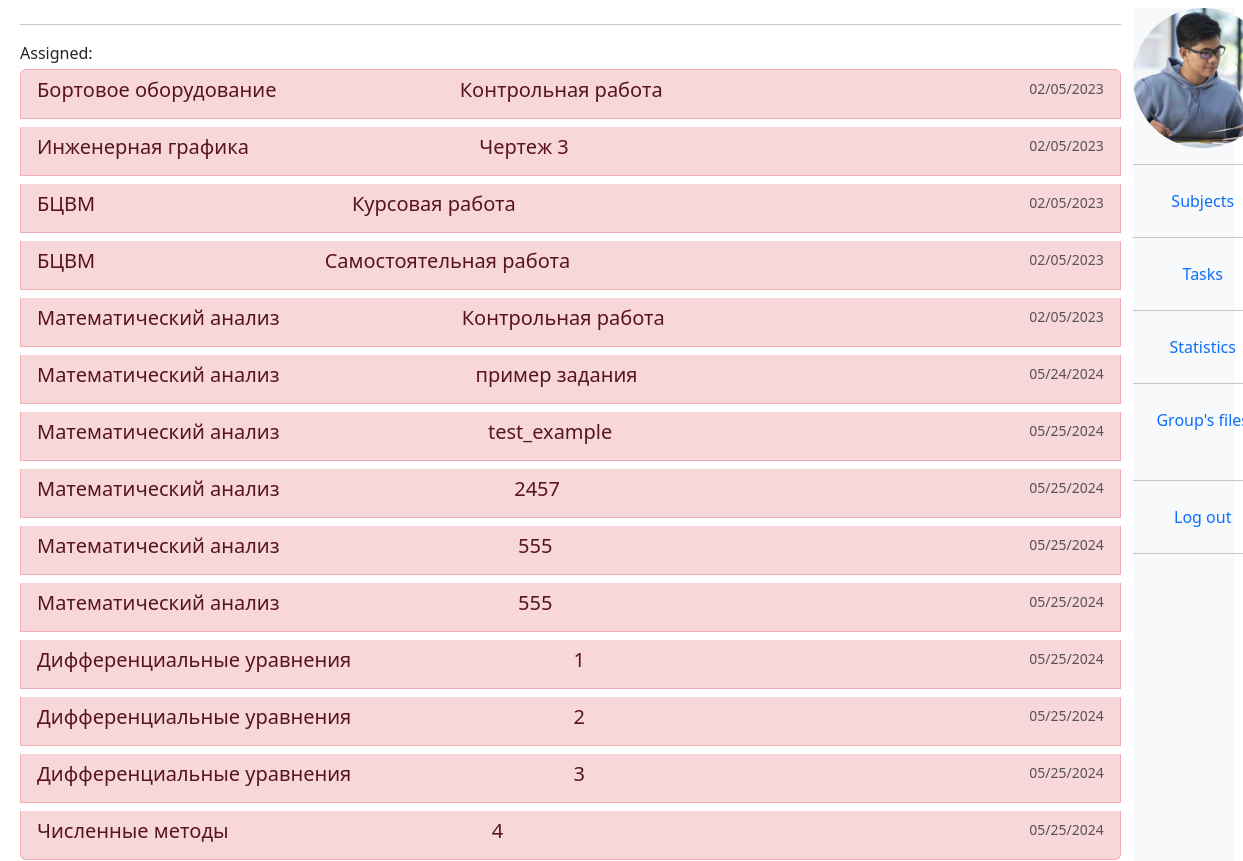
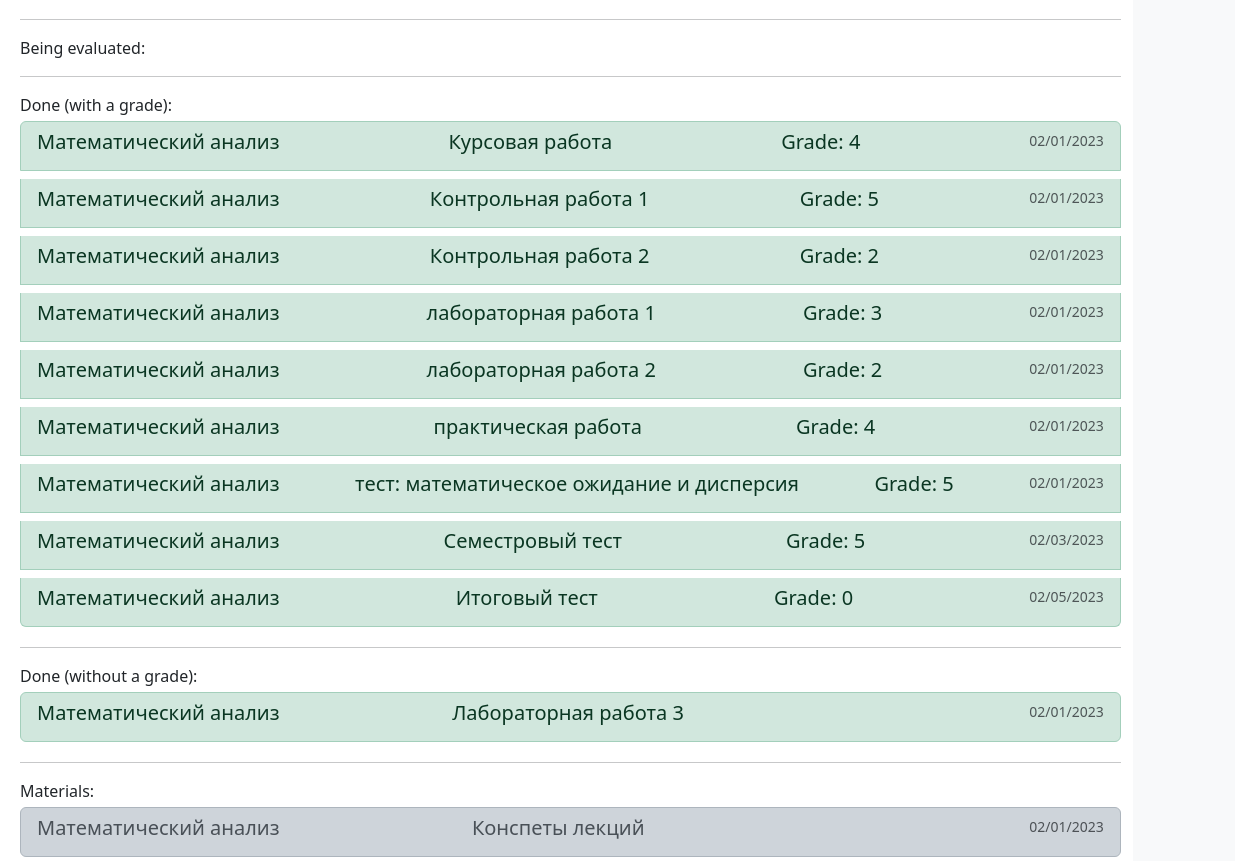
The app's page /student/tasks/ (signed in), older data (2 pictures, top to bottom).
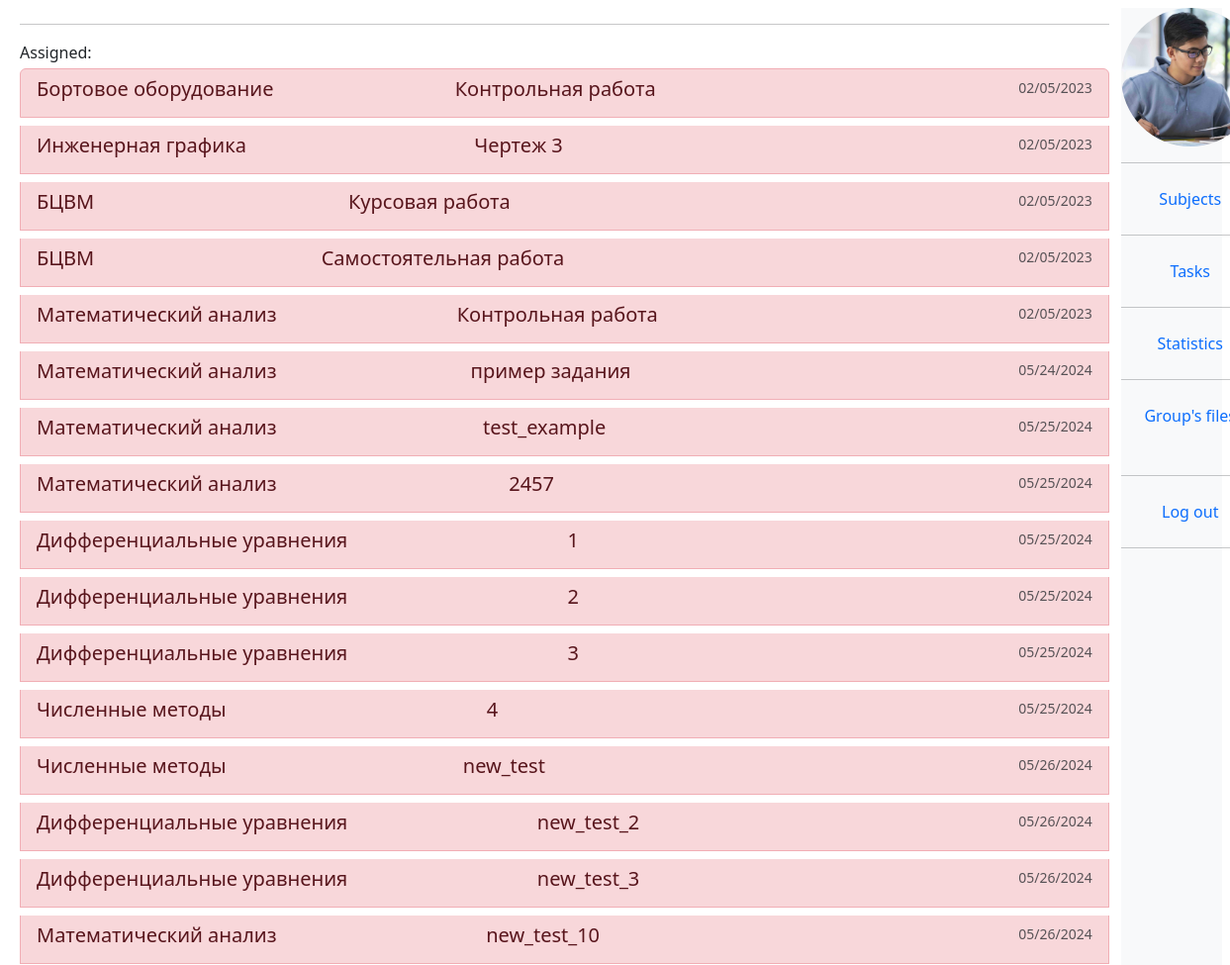
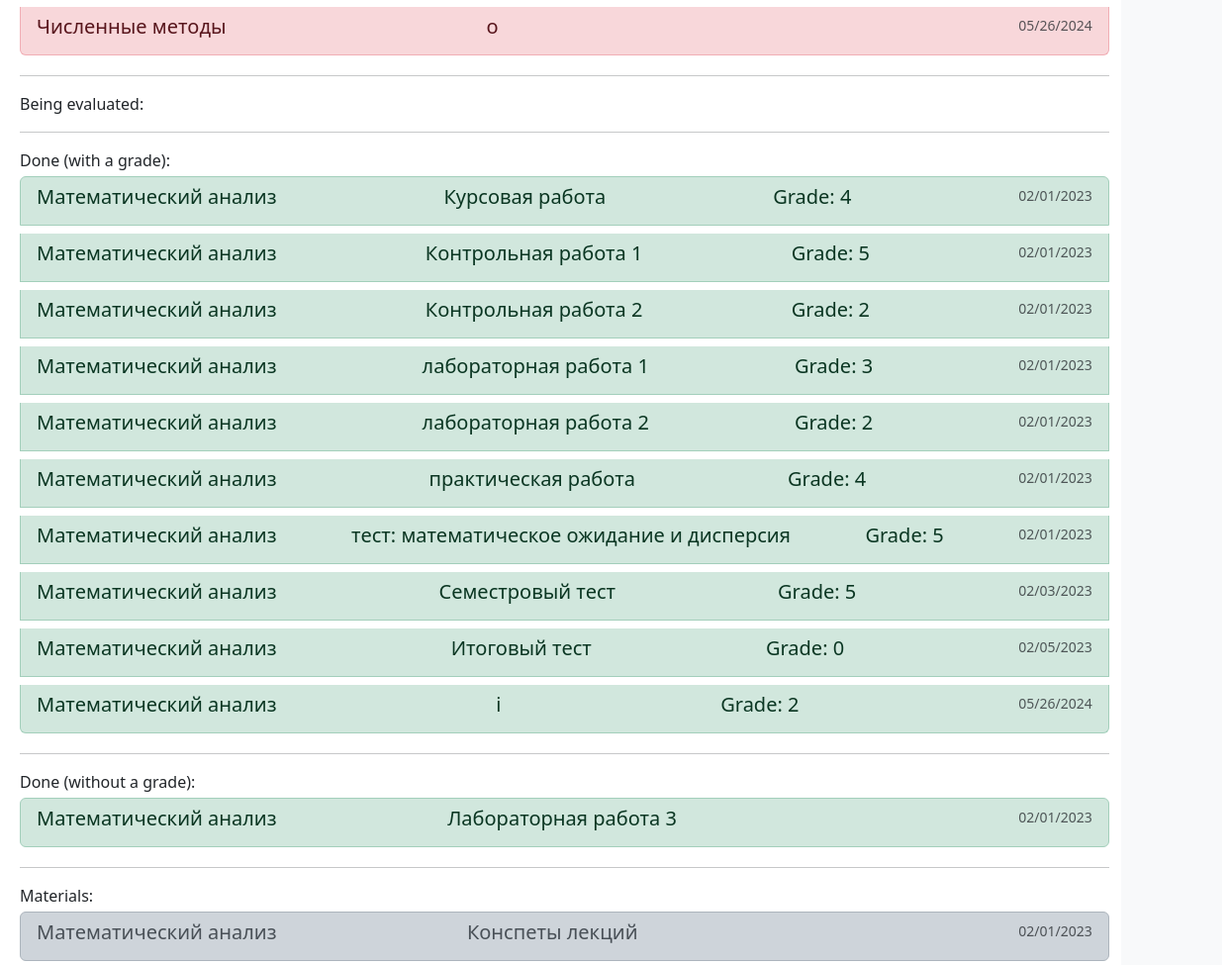
The same page, newer data (2 pictures, top to bottom).
### univ_app/models.py (models this page shows, shortened)
class AnsweredTask(models.Model):
    ASSIGNED = "ASSIGNED"
    DONE = "DONE"
    PASSED = "PASSED"
    EVALUATED = "EVALUATED"
    CHECKED = "CHECKED"  # for InfoTask
    STATUS_CHOICES = (
        (ASSIGNED, "Assigned"),
        (DONE, "Done"),
        (PASSED, "Passed"),
        (EVALUATED, "Evaluated"),
        (CHECKED, "CHECKED"),
    )
    student = models.ForeignKey(
        "Student", blank=True, null=True, on_delete=models.SET_NULL
    )
    finished_at = models.DateTimeField(auto_now_add=True, blank=True, null=True)
    status = models.CharField(
        max_length=255, choices=STATUS_CHOICES, default=ASSIGNED, blank=True
    )
    class Meta:
        abstract = True
    def related_task(self):
        class_name = self.__class__.__name__
        match class_name:
            case "AnsweredCommonTask":
                return self.common_task  # pylint: disable=no-member
            case "TakenTest":
                return self.related_test  # pylint: disable=no-member
            case "AnsweredInfoTask":
                return self.related_info_task  # pylint: disable=no-member

class AnsweredCommonTask(AnsweredTask):
    grade = models.IntegerField(null=True, blank=True)
    answer = models.TextField(null=True, default="")
    file = models.FileField(
        upload_to="uploads/answered_common_tasks/", blank=True, null=True
    )
    common_task = models.ForeignKey(
        "CommonTask", blank=True, null=True, on_delete=models.CASCADE
    )
    comment_from_teacher = models.TextField(default="", blank=True)

class Task(models.Model):
    title = models.CharField(max_length=200, default="", blank=True)
    description = models.TextField(default="", blank=True)
    subject = models.ForeignKey(
        "Subject", blank=True, null=True, on_delete=models.SET_NULL
    )
    created_at = models.DateTimeField(auto_now_add=True, null=True, blank=True)
    created_by = models.ForeignKey(
        "Teacher", blank=True, null=True, on_delete=models.SET_NULL
    )
    class Meta:
        abstract = True
    def get_type(self):
        return str(self.__class__.__name__)

class CommonTask(Task):
    file = models.FileField(upload_to="uploads/common_tasks/", blank=True, null=True)

class Subject(models.Model):
    title = models.CharField(max_length=200, default="", blank=True)
    description = models.TextField(default="", blank=True)
    image = models.ImageField(
        upload_to="uploads/subjects/", blank=True, null=True, default="test.png"
    )
    teacher = models.ForeignKey(
        "Teacher", blank=True, null=True, on_delete=models.SET_NULL
    )
    st_group = models.ForeignKey(
        "StGroup", blank=True, null=True, on_delete=models.SET_NULL
    )
    def __str__(self):
        return self.title

class TakenTest(AnsweredTask):
    grade = models.IntegerField(null=True, blank=True)
    related_test = models.ForeignKey("Test", on_delete=models.CASCADE, null=True)
    score = models.IntegerField(blank=True, null=True)
    class Meta:
        unique_together = (("student", "related_test"),)

class Test(Task):
    slug = models.SlugField(max_length=120, blank=True, null=True)
    link = models.CharField(max_length=1000, default="")
    image = models.ImageField(
        upload_to="uploads/", blank=True, null=True, default="test.png"
    )

class AnsweredInfoTask(AnsweredTask):
    related_info_task = models.ForeignKey(
        "InfoTask", blank=True, null=True, on_delete=models.CASCADE
    )

class InfoTask(Task):
    file = models.FileField(upload_to="uploads/info_tasks/", blank=True, null=True)

### univ_app/decorators.py (the view)
        def wrapper(request, *args, **kwargs):
            group = None
            if request.user.groups.exists():
                group = request.user.groups.all()[0].name
            if group in allowed_groups:
                return view_func(request, *args, **kwargs)
            return HttpResponse("Permission denied")

### univ_app/models.py (called while the page is built)
    def get_all_tasks_by_type(self, some_type):
        ans_common_tasks = AnsweredCommonTask.objects.filter(
            student=self, status=some_type
        )
        taken_tests = TakenTest.objects.filter(student=self, status=some_type)
        info_tasks = AnsweredInfoTask.objects.filter(student=self, status=some_type)
        tasks = list(chain(ans_common_tasks, taken_tests, info_tasks))
        return tasks

### univ_app/templatetags/user_tags.py (called while the page is built)
@register.filter(name="has_group")
def has_group(user, group_name):
    return user.groups.filter(name=group_name).exists()

### univ_app/views.py (called while the page is built)
@allowed_users(allowed_groups=["student"])
def s_tasks(request):
    student = request.user.student
    ctx = {
        "assigned_tasks": student.get_all_tasks_by_type(AnsweredTask.ASSIGNED),
        "done_tasks": student.get_all_tasks_by_type(AnsweredTask.DONE),
        "eval_tasks": student.get_all_tasks_by_type(AnsweredTask.EVALUATED),
        "passed_tasks": student.get_all_tasks_by_type(AnsweredTask.PASSED),
        "checked_tasks": student.get_all_tasks_by_type(AnsweredTask.CHECKED),
    }
    return render(request, "student_views/s_tasks.html", ctx)

### templates/student_views/s_tasks.html (shortened to what this page needs)
{%extends "base.html"%}
{% block s_tasks %}
<hr>
  Assigned:
    <div class="list-group">
    {%for task in assigned_tasks%}
    <a href="{%url 'ts_task' task.related_task.get_type task.related_task.id %}" class="list-group-item list-group-item-danger my-1 list-group-item-action flex-column align-items-start">
        <div class="d-flex w-100 justify-content-between">
          <h5 class="mb-1">{{task.related_task.subject}} </h5>
          <h5 class="mb-1">{{task.related_task.title}} </h5>
          <small class="text-muted">{{task.related_task.created_at|date:"SHORT_DATE_FORMAT"}}</small>
        </div>
      </a>
      {%endfor%}
    </div>
<hr>
  Being evaluated:
  <hr>
  Done (with a grade):
      <div class="list-group">
      {%for task in eval_tasks%}
      <a href="{%url 'ts_task' task.related_task.get_type task.related_task.id %}" class="list-group-item list-group-item-success list-group-item-action flex-column align-items-start my-1">
          <div class="d-flex w-100 justify-content-between">
            <h5 class="mb-1">{{task.related_task.subject}} </h5>
            <h5 class="mb-1">{{task.related_task.title}} </h5>
            <h5 class="mb-1">Grade: {{task.grade}} </h5>
            <small class="text-muted">{{task.related_task.created_at|date:"SHORT_DATE_FORMAT"}}</small>
          </div>
        </a>
        {%endfor%}
      </div>
  <hr>
  Done (without a grade):
      <div class="list-group">
      {%for task in passed_tasks%}
      <a href="{%url 'ts_task' task.related_task.get_type task.related_task.id %}" class="list-group-item list-group-item-success my-1 list-group-item-action flex-column align-items-start">
          <div class="d-flex w-100 justify-content-between">
            <h5 class="mb-1">{{task.related_task.subject}} </h5>
            <h5 class="mb-1">{{task.related_task.title}} </h5>
            <small class="text-muted">{{task.related_task.created_at|date:"SHORT_DATE_FORMAT"}}</small>
          </div>
        </a>
        {%endfor%}
      </div>
  <hr>
  Materials:
      <div class="list-group">
      {%for task in checked_tasks%}
      <a href="{%url 'ts_task' task.related_task.get_type task.related_task.id %}" class="list-group-item list-group-item-dark my-1 list-group-item-action flex-column align-items-start">
          <div class="d-flex w-100 justify-content-between">
            <h5 class="mb-1">{{task.related_task.subject}} </h5>
            <h5 class="mb-1">{{task.related_task.title}} </h5>
            <small class="text-muted">{{task.related_task.created_at|date:"SHORT_DATE_FORMAT"}}</small>
          </div>
        </a>
        {%endfor%}
      </div>
{% endblock %}

Row changes from the older to the newer data that the page shows:
removed TakenTest: related_task.subject "Математический анализ", related_task "555", related_task.created_at "05/25/2024"
removed TakenTest: related_task.subject "Математический анализ", related_task "555", related_task.created_at "05/25/2024"
added TakenTest: related_task.subject "Численные методы", related_task "new_test", related_task.created_at "05/26/2024"
added TakenTest: related_task.subject "Дифференциальные уравнения", related_task "new_test_2", related_task.created_at "05/26/2024"
added TakenTest: related_task.subject "Дифференциальные уравнения", related_task "new_test_3", related_task.created_at "05/26/2024"
added TakenTest: related_task.subject "Математический анализ", related_task "new_test_10", related_task.created_at "05/26/2024"
added TakenTest: related_task.subject "Численные методы", related_task "o", related_task.created_at "05/26/2024"
added TakenTest: related_task.subject "Математический анализ", related_task "i", grade "2", related_task.created_at "05/26/2024"
